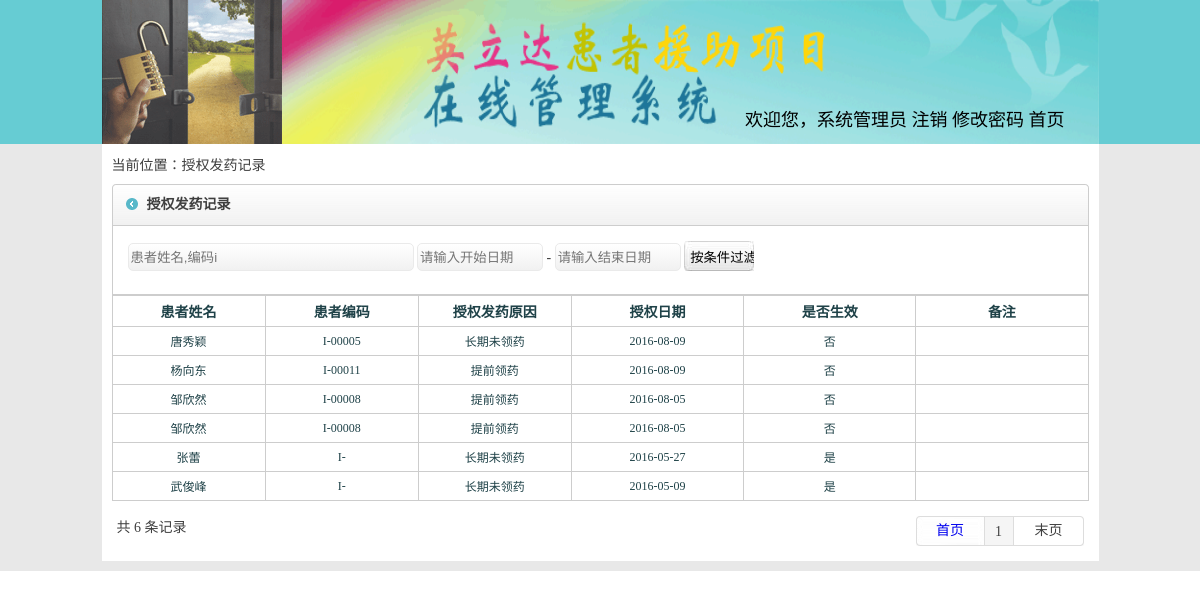
Page /sqfyjlgl.php (signed in) on the committed database.
### tables this page shows
CREATE TABLE `hzh` (
  `id` int(100) NOT NULL,
  `shqid` varchar(100) DEFAULT NULL,
  `hzhid` varchar(100) DEFAULT NULL,
  `shqzht` varchar(100) NOT NULL DEFAULT '录入中' COMMENT '审核状态 -审核,审核通过,代办入组,入组,出组,锁定,解锁,停止申请,拒绝',
  `hzhxm` varchar(100) DEFAULT NULL,
  `zhjlx` varchar(100) DEFAULT NULL,
  `zhjhm` varchar(100) DEFAULT NULL,
  `shqbzh` varchar(100) DEFAULT NULL,
  `shhdchshftg` varchar(100) DEFAULT NULL,
  `shqyy` varchar(100) DEFAULT NULL,
  `shhyj` varchar(100) DEFAULT NULL,
  `rzyy` varchar(100) DEFAULT NULL,
  `zhzhyy` varchar(100) DEFAULT NULL,
  `zhzhzhdysh` varchar(100) DEFAULT NULL,
  `hzhtxdzh` varchar(100) DEFAULT NULL,
  `hzhshj` varchar(100) DEFAULT NULL,
  `dylxrdh` varchar(100) DEFAULT NULL,
  `derlxrdh` varchar(100) DEFAULT NULL,
  `zhdlx` varchar(100) DEFAULT NULL,
  `hzhhj` varchar(100) DEFAULT NULL,
  `hzhjtrk` varchar(100) DEFAULT NULL,
  `jtnshr` varchar(100) DEFAULT NULL,
  `rjshr` varchar(100) DEFAULT NULL,
  `cblx` varchar(100) DEFAULT NULL,
  `cbdqsheng` varchar(100) DEFAULT NULL,
  `jzhlx` varchar(100) DEFAULT NULL,
  `mrchzrq` varchar(100) DEFAULT NULL,
  `jzhyp` varchar(100) DEFAULT NULL,
  `ypgg` varchar(100) DEFAULT NULL,
  `ypyl` varchar(100) DEFAULT NULL,
  `shcyyshj` varchar(100) DEFAULT NULL,
  `xmshqbtxrq` varchar(100) DEFAULT NULL,
  `chcshhrq` varchar(100) DEFAULT NULL,
  `dbrzshxshj` varchar(100) DEFAULT NULL,
  `zhshrzshj` varchar(100) DEFAULT NULL,
  `ygshcyyrq` varchar(100) DEFAULT NULL,
  `lyyf` varchar(100) DEFAULT NULL,
  `hzhxb` varchar(100) DEFAULT '',
  `hzhchshrq` varchar(100) DEFAULT NULL,
  `cbdqshi` varchar(100) DEFAULT NULL,
  `cbdqqu` varchar(100) DEFAULT NULL,
  `hzhchzrq` varchar(100) DEFAULT NULL,
  `hzhchzyy` varchar(100) DEFAULT NULL,
  `djrq` varchar(100) DEFAULT NULL,
  `djr` varchar(100) DEFAULT NULL,
  `wshshq` varchar(100) DEFAULT NULL,
  `shhxcl` varchar(100) DEFAULT NULL,
  `jjrq` varchar(100) DEFAULT NULL,
  `tzhrq` varchar(100) DEFAULT NULL,
  `jjxxshm` text,
  `erqshq` varchar(100) DEFAULT NULL,
  `dslxrdh` varchar(100) DEFAULT NULL,
  `hzhnshr` varchar(100) DEFAULT NULL,
  `yxyaoname` varchar(100) DEFAULT '' COMMENT '一线药品名称',
  `chiguonum` varchar(100) DEFAULT '' COMMENT '服用过的药量',
  `ruzhunum` varchar(100) DEFAULT '' COMMENT '入组编码',
  `shfs` varchar(100) DEFAULT '' COMMENT '协管员审核方式',
  `bikaos` varchar(100) DEFAULT '' COMMENT '协管员未答复或延迟答复的原因',
  `shenhetime` varchar(100) DEFAULT '' COMMENT '协管员核实时间',
  `dylxrxm` varchar(100) DEFAULT NULL,
  `dylxrgx` varchar(100) DEFAULT NULL,
  `derlxrxm` varchar(100) DEFAULT NULL,
  `derlxrgx` varchar(100) DEFAULT NULL,
  `dslxrxm` varchar(100) DEFAULT NULL,
  `dslxrgx` varchar(100) DEFAULT NULL
);

CREATE TABLE `tshzhtzyfywu` (
  `id` int(11) NOT NULL,
  `hzhid` varchar(100) NOT NULL,
  `fyr` varchar(100) DEFAULT NULL,
  `fyid` varchar(100) DEFAULT NULL,
  `fyrq` varchar(100) DEFAULT NULL,
  `zhmclbzh` varchar(100) DEFAULT NULL,
  `shqzht` varchar(100) NOT NULL,
  `syfyyy` varchar(50) DEFAULT NULL,
  `syfyyy_qt` varchar(50) DEFAULT NULL
);

### sqfyjlgl.php (the view, shortened to what this page needs)
<?php
$pagesize = 10;
$html_title = "授权发药记录";
include ('spap_head.php');
?>
<div class="main"><?php  ?>
    <div class="insmain">
		<div class="thislink">当前位置：<?php echo $html_title; ?></div>
		<div class="inwrap flt top">
			<div class="title w977 flt">
				<strong><?php echo $html_title; ?></strong><span></span>
			</div>
			<div class="incontact w955 flt">
				<table width="100%" border="0" cellspacing="0" cellpadding="5">
					<tr>
						<td>
							<div class="insinsins">
								<span> <input type="text" id="Guanjianci" name="Guanjianci"
									class="grd-white" value="<?php echo $_GET[guanjianci]; ?>"
									placeholder="患者姓名,编码i" style="width: 280px" /> <input
									type="text" id="KaishiRiqi" name="KaishiRiqi"
									readonly="readonly" placeholder="请输入开始日期" size="12" value=""
									class="grd-white" style="width: 120px" /> - <input type="text"
									id="JiezhiRiqi" name="JiezhiRiqi" readonly="readonly"
									placeholder="请输入结束日期" size="12" value="" class="grd-white"
									style="width: 120px" /> <input type="button" value="按条件过滤"
									onclick="guolv();" class="uusub2" />
							</div>
							</div> <br />
			</div>
			<table width="100%" border="0" cellpadding="5" cellspacing="1"
				bgcolor="#cdcdcd">
				<tr style="color: #1f4248; font-weight: bold; height: 30px;">
					<td width="8%" align="center" bgcolor="#FFFFFF">患者姓名</td>
					<td width="8%" align="center" bgcolor="#FFFFFF">患者编码</td>
					<td width="8%" align="center" bgcolor="#FFFFFF">授权发药原因</td>
					<td width="9%" align="center" bgcolor="#FFFFFF">授权日期</td>
					<td width="9%" align="center" bgcolor="#FFFFFF">是否生效</td>
					<td width="9%" align="center" bgcolor="#FFFFFF">备注</td>
				</tr>
                <?php
																$sql = "select * from `tshzhtzyfywu` where 1=1 ";
																$sql .= " order by id DESC limit $page $pagesize ";
																$Query_ID = mysql_query ( $sql );
																while ( $Record = mysql_fetch_array ( $Query_ID ) ) {
																	echo "<tr style=\"color:#1f4248; font-size:12px;\">";
																	$hzhsql = "select `hzhid`,`hzhxm`,`hzhshj`,`ypgg`,`jzhlx` from `hzh` where `id`='" . $Record [1] . "'";
																	$hzhQuery_ID = mysql_query ( $hzhsql );
																	while ( $hzhRecord = mysql_fetch_array ( $hzhQuery_ID ) ) {
																		echo "<td align=\"center\" bgcolor=\"#FFFFFF\">" . $hzhRecord [1] . "</td>";
																		echo "<td align=\"center\" bgcolor=\"#FFFFFF\">I-" . $hzhRecord [0] . "</td>";
																	}
																	echo "<td align=\"center\" bgcolor=\"#FFFFFF\">" . $Record [7] . "</td>";
																	echo "<td align=\"center\" bgcolor=\"#FFFFFF\">" . $Record [4] . "</td>";
																	echo "<td align=\"center\" bgcolor=\"#FFFFFF\">";
																	if ($Record [6] == "1") {
																		echo "是";
																	} else {
																		echo "否";
																	}
																	echo "</td>";
																	echo "<td align=\"center\" bgcolor=\"#FFFFFF\">" . $Record [8] . "</td>";
																	echo "</tr>";
																}
																?>
            </table>
			<table width="100%" border="0" cellspacing="0" cellpadding="5"
				class="top">
				<tr>
					<td>
                        <?php
																								include ('pagefy.php');
																								?>
                    </td>
				</tr>
			</table>
		</div>
	</div>
</div>
</body>
</html>

### style/style.css (style rules this page uses)
.wrap .main { width:997px; margin:0 auto; }
.wrap .main .insmain { width:977px; margin:0 auto; color:#3f3f3f; height:auto; float:left; padding:10px; background:#ffffff; margin-bottom:10px; }
.w977 { width:977px; }
.w955 { width:955px; }
.flt { float:left; }
.wrap .main .insmain .inwrap { width:977px; }
.top { margin-top:10px; }
.wrap .main .insmain .inwrap .title { background:url(../images/main_title_bg.gif) right top no-repeat; height:42px; vertical-align:middle; line-height:42px; }
.wrap .main .insmain .inwrap .title strong { width:auto; float:left; padding-left:35px; background:url(../images/main_title_bg.gif) left top no-repeat; }
.wrap .main .insmain .inwrap .incontact { border-left:1px #cdcdcd solid; border-right:1px #cdcdcd solid; padding:10px; border-bottom:1px #cdcdcd solid; }
.wrap .main .insmain .inwrap .incontact .insinsins { width:auto; float:left; height:auto; margin-bottom:8px; margin-right:10px; }
.wrap .main .insmain .inwrap .incontact .insinsins span { line-height:24px; vertical-align:middle; float:left; }
.grd-white { background: #ffffff; height:24px; background: -moz-linear-gradient(top, #ffffff 0%, #f1f1f1 100%); background: -webkit-gradient(linear, left top, left bottom, color-stop(0%,#ffffff), color-stop(100%,#f1f1f1)); background: -webkit-linear-gradient(top, #ffffff 0%,#f1f1f1 100%); background: -o-linear-gradient(top, #ffffff 0%,#f1f1f1 100%); background: -ms-linear-gradient(top, #ffffff 0%,#f1f1f1 100%); background: linear-gradient(to bottom, #ffffff 0%,#f1f1f1 100%); filter: progid:DXImageTransform.Microsoft.gradient( startColorstr='#ffffff', endColorstr='#f1f1f1',GradientType=0 ); border: 1px solid #eaeaea; border-radius: 5px; }
.uusub2 { background:url(../images/sub02.jpg) top left no-repeat; width:70px; height:30px; border:0px; }

### style/master.css (style rules this page uses)
body { margin-left: 0px; margin-top: 0px; margin-right: 0px; margin-bottom: 0px; }

### rows in the picture
tshzhtzyfywu: syfyyy "长期未领药", fyrq "2016-08-09", shqzht "否"
hzh: hzhxm "唐秀颖", hzhid "00005"
tshzhtzyfywu: syfyyy "提前领药", fyrq "2016-08-09", shqzht "否"
hzh: hzhxm "杨向东", hzhid "00011"
tshzhtzyfywu: syfyyy "提前领药", fyrq "2016-08-05", shqzht "否"
hzh: hzhxm "邹欣然", hzhid "00008"
tshzhtzyfywu: syfyyy "提前领药", fyrq "2016-08-05", shqzht "否"
tshzhtzyfywu: syfyyy "长期未领药", fyrq "2016-05-27", shqzht "是"
hzh: hzhxm "张蕾"
tshzhtzyfywu: syfyyy "长期未领药", fyrq "2016-05-09", shqzht "是"
hzh: hzhxm "武俊峰"

### other values in the picture
$_SESSION[yhname] "系统管理员"
$html_title "授权发药记录"
$num "6"
